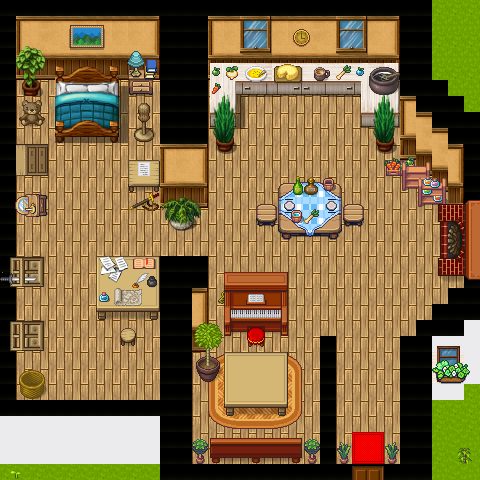

Below is a game level as drawn by its tile map, then a one-line description and the .tmx that defines it (tile-layer data replaced by summaries):
An orthogonal 30x30 tile map with 16x16 px tiles, 9 tile layers (background, floor, walls, fenêtres, ...), 7 tilesets and 39 objects (36x collision, exit_house, spawn_house, key).

<map version="1.8" tiledversion="1.8.2" orientation="orthogonal" renderorder="right-down" width="30" height="30" tilewidth="16" tileheight="16" infinite="0" nextlayerid="11" nextobjectid="44">
 <tileset firstgid="1" source="texture/walls_floor_house.tsx" />
 <tileset firstgid="1681" source="texture/furniture_house.tsx" />
 <tileset firstgid="4981" source="texture/interieur.tsx" />
 <tileset firstgid="6745" source="texture/sol.tsx" />
 <tileset firstgid="7001" source="texture/village_house.tsx" />
 <tileset firstgid="7838" source="texture/city_package_all.tsx" />
 <tileset firstgid="12094" source="texture/market.tsx" />
 <layer id="1" name="background" width="30" height="30">
  <data>[900 cells, 900 non-empty, 26 distinct tile ids]</data>
 </layer>
 <layer id="5" name="floor" width="30" height="30">
  <data>[900 cells, 42 non-empty, 40 distinct tile ids]</data>
 </layer>
 <layer id="2" name="walls" width="30" height="30">
  <data>[900 cells, 386 non-empty, 34 distinct tile ids]</data>
 </layer>
 <layer id="6" name="fenêtres" width="30" height="30">
  <data>[900 cells, 21 non-empty, 15 distinct tile ids]</data>
 </layer>
 <layer id="3" name="furnitures" width="30" height="30">
  <data>[900 cells, 206 non-empty, 182 distinct tile ids]</data>
 </layer>
 <layer id="8" name="objects" width="30" height="30">
  <data>[900 cells, 119 non-empty, 115 distinct tile ids]</data>
 </layer>
 <layer id="7" name="furnitures_up" width="30" height="30">
  <data>[900 cells, 38 non-empty, 36 distinct tile ids]</data>
 </layer>
 <layer id="10" name="cheminée" width="30" height="30">
  <data>[900 cells, 18 non-empty, 18 distinct tile ids]</data>
 </layer>
 <layer id="9" name="superposition" width="30" height="30">
  <data>[900 cells, 21 non-empty, 20 distinct tile ids]</data>
 </layer>
 <objectgroup id="4" name="objects">
  <object id="1" type="collision" x="0" y="0" width="483" height="96" />
  <object id="2" type="collision" x="-1" y="95" width="23" height="386" />
  <object id="3" type="collision" x="433.439" y="96" width="45.5614" height="386" />
  <object id="4" type="collision" x="15" y="464" width="445" height="16" />
  <object id="5" name="exit_house" x="355" y="458.816" width="27" height="10.1836" />
  <object id="6" name="spawn_house" x="363.74" y="459.112">
   <point />
  </object>
  <object id="7" type="collision" x="16" y="399" width="144" height="65" />
  <object id="8" type="collision" x="154" y="256" width="60" height="126.526" />
  <object id="19" type="collision" x="154" y="256" width="44" height="211" />
  <object id="9" type="collision" x="154" y="96" width="60" height="112" />
  <object id="10" type="collision" x="394" y="337" width="70" height="126" />
  <object id="11" type="collision" x="411" y="318" width="55" height="18" />
  <object id="13" type="collision" x="427" y="303" width="39" height="18" />
  <object id="15" type="collision" x="411.474" y="190" width="68.5257" height="18" />
  <object id="16" type="collision" x="394.622" y="174" width="72.3777" height="18" />
  <object id="17" type="collision" x="378.622" y="156" width="87.3777" height="18" />
  <object id="12" type="collision" x="395" y="96" width="68" height="64" />
  <object id="18" type="collision" x="50" y="95" width="74" height="50" />
  <object id="22" type="collision" x="215" y="351.888" width="79.8164" height="63.1123" />
  <object id="23" type="collision" x="270.597" y="182.561" width="80.2193" height="57.3011" />
  <object id="27" type="collision" x="249.296" y="202.158" width="23.1322" height="24.9234" />
  <object id="41" type="collision" x="213.51" y="128.03" width="28.2445" height="24.9234" />
  <object id="43" type="collision" x="367.73" y="128.03" width="26.5404" height="24.9234" />
  <object id="32" type="collision" x="244.184" y="324.853" width="23.1322" height="24.9234" />
  <object id="33" type="collision" x="199.025" y="438.175" width="115.153" height="24.9234" />
  <object id="28" type="collision" x="345.577" y="202.158" width="23.1322" height="24.9234" />
  <object id="29" type="collision" x="114.673" y="322.297" width="24.8363" height="24.9234" />
  <object id="40" type="collision" x="156.423" y="202.158" width="51.2498" height="28.3316" />
  <object id="35" type="collision" x="20.0956" y="369.159" width="31.6527" height="24.9234" />
  <object id="36" type="collision" x="14.9833" y="318.889" width="36.765" height="36" />
  <object id="37" type="collision" x="14.9833" y="255.837" width="36.765" height="31.7398" />
  <object id="38" type="collision" x="16.6874" y="95.6527" width="36.765" height="122.909" />
  <object id="39" type="collision" x="122.341" y="96.5047" width="36.765" height="111.832" />
  <object id="34" type="collision" x="89.1113" y="256" width="65.7345" height="64.1175" />
  <object id="30" name="key7" type="key" x="207.546" y="280.547" width="30.8007" height="30.0357" />
  <object id="31" type="collision" x="213.51" y="301.848" width="81.9234" height="33.4439" />
  <object id="24" type="collision" x="213" y="96" width="29" height="31" />
  <object id="25" type="collision" x="353" y="95" width="43" height="32" />
  <object id="26" type="collision" x="314" y="337" width="28" height="127" />
 </objectgroup>
</map>
